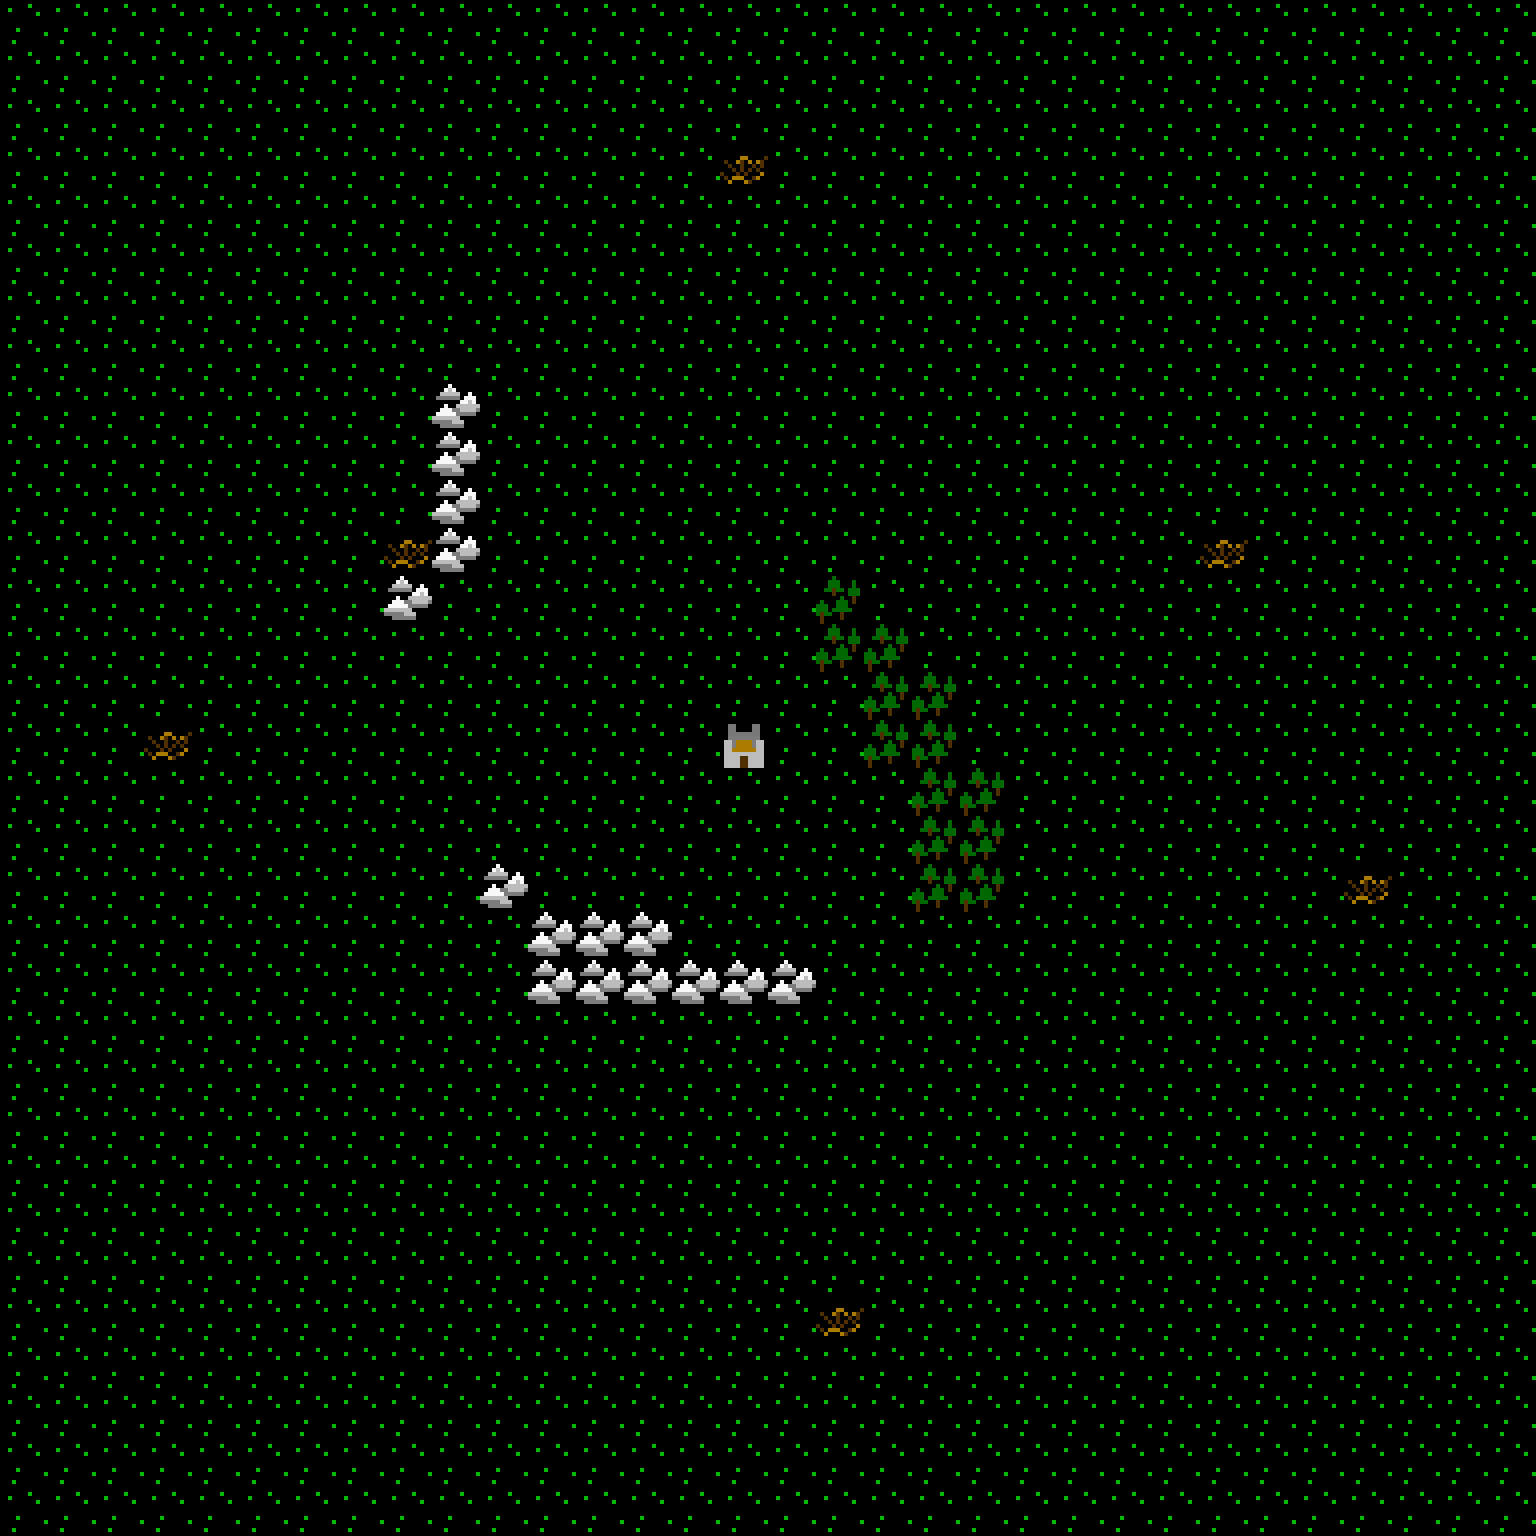

Tiled map render using the project's own tile images. Description and the map definition, with tile-layer contents summarised, below:
An orthogonal 32x32 tile map with 48x48 px tiles, 1 tile layer (Tile Layer 1).

<map version="1.0" orientation="orthogonal" width="32" height="32" tilewidth="48" tileheight="48">
 <tileset firstgid="1" name="ld28tilesetRetroLarge" tilewidth="48" tileheight="48">
  <image source="ld28tilesetRetroLarge.png" width="144" height="96" />
  <tile id="0">
   <properties>
    <property name="type" value="grass" />
   </properties>
  </tile>
  <tile id="1">
   <properties>
    <property name="type" value="forest" />
   </properties>
  </tile>
  <tile id="3">
   <properties>
    <property name="type" value="mountain" />
   </properties>
  </tile>
  <tile id="4">
   <properties>
    <property name="type" value="castle" />
   </properties>
  </tile>
  <tile id="5">
   <properties>
    <property name="type" value="hovel" />
   </properties>
  </tile>
 </tileset>
 <layer name="Tile Layer 1" width="32" height="32">
  <data>[1024 cells, 1024 non-empty, 5 distinct tile ids]</data>
 </layer>
</map>